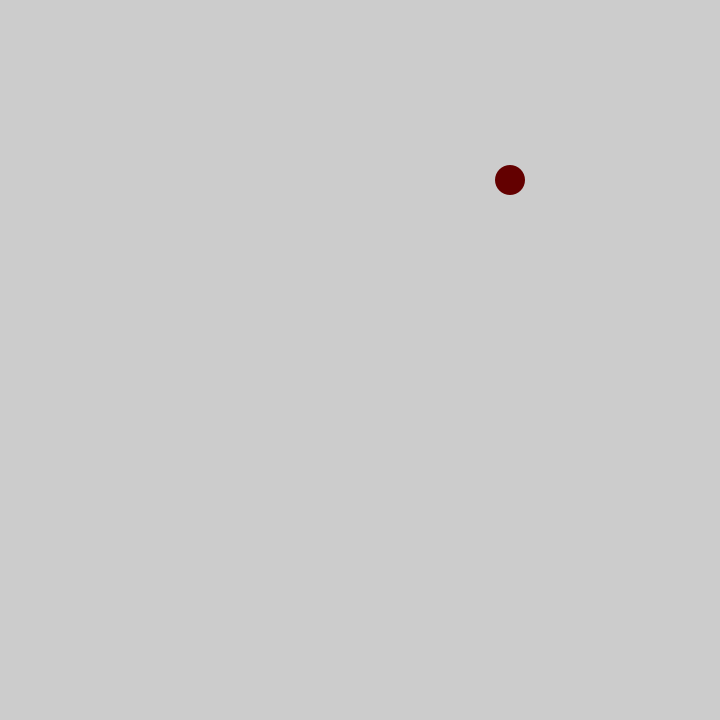
Frame 1 (no input)
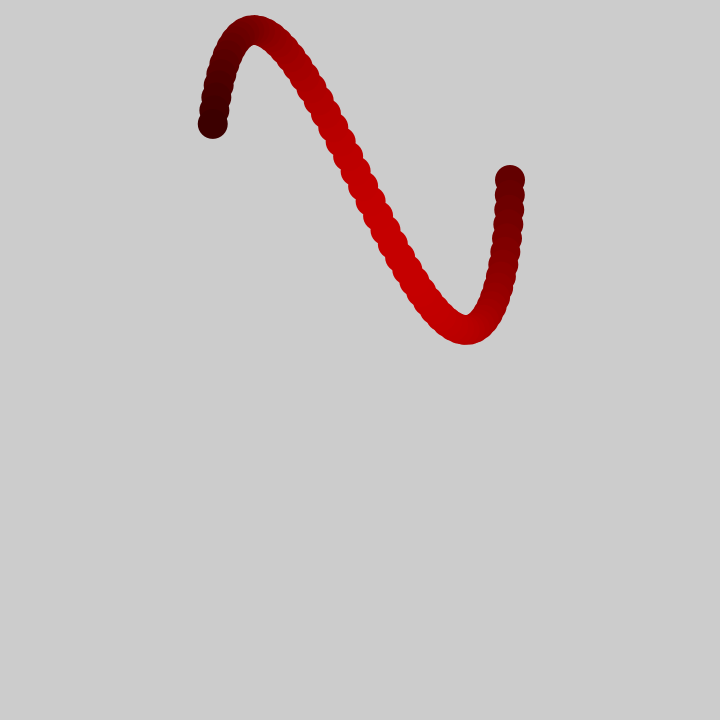
Frame 60 (the mouse pressed at the canvas centre just before this capture)
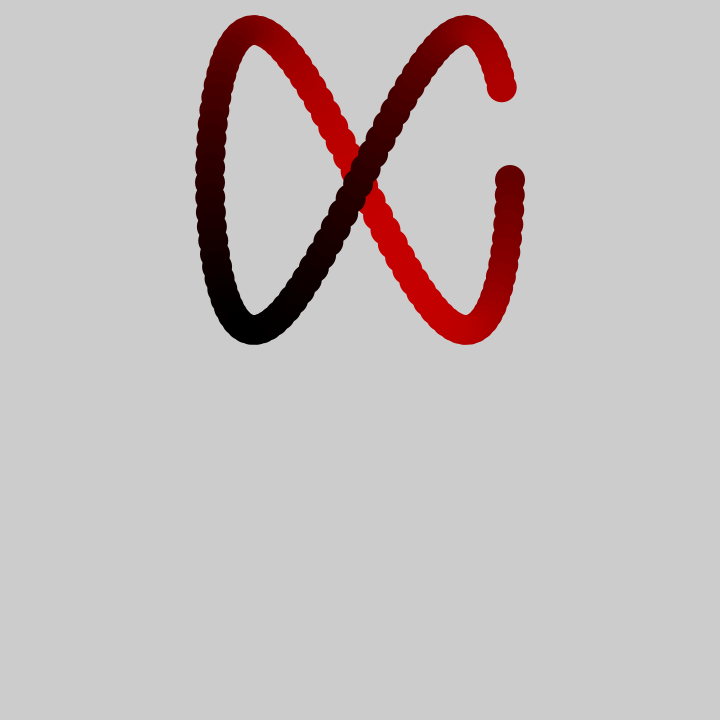
Frame 120 (the mouse held since frame 60 and released just before this capture)

The Processing sketch that drew these frames (run headless with seeded random() and noise(); from frame 60 on, the mouse is pressed at the canvas centre):

// Processing sketch: L1
// ── L1.pde
float t = 0 ;

void setup() {
  size(720,720);
  noStroke();  
}

void draw() {
  float f = sin(t*1.2)*99+99;
  float x = cos(t)*150+360;
  float y = sin(2*t)*150+180;
  fill(f,0,0);
  t += .05 ;
  circle( x, y, 30); 
}



/*
@Hau_kun 4:02 PM · 16 sept. 2020
https://twitter.com/Hau_kun/status/1306231988060217344
https://editor.p5js.org/Anne-Laure/sketches/5zympFfj6

Sur courbes de Lissajous,voir aussi 
  - https://editor.p5js.org/piratefsh/sketches/Sy6HnZURf
  - https://codepen.io/dylangggg/pen/aRZMaP
  - https://editor.p5js.org/chen-ni/sketches/HiT4Ycd5U en réponse à https://stackoverflow.com/questions/62891642/p5-js-add-a-dissapearing-ellipse-trail-to-lissajous-curve-line

- selon https://javalab.org/en/lissajous_figures_en/
The Lissajous figures is a planar shape drawn by the following equation by the parameter t:
x = A cos (Bt + C)
y = D sin (Et + F)
If B:E is an integer ratio, you can draw a continuous shape without breaking.
If B:E = 1:1, the circle is drawn.
  
*/
